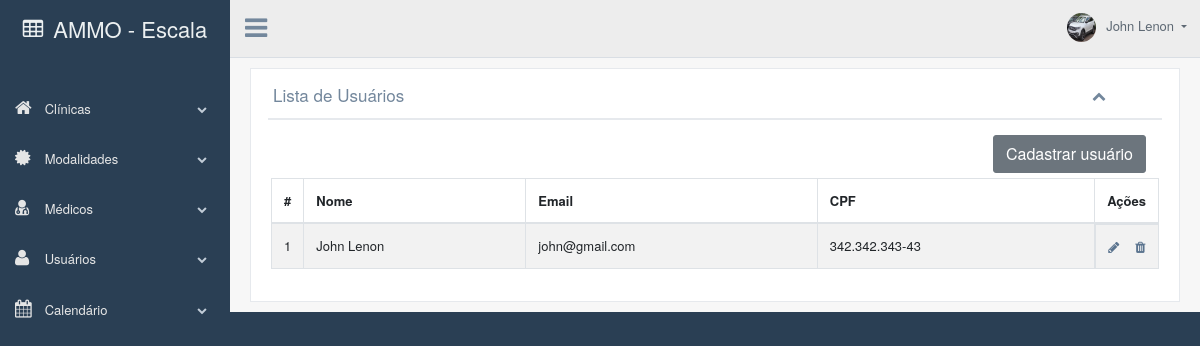
The page /listaUsuarios.php (signed in) on the database its author committed.
### tables this page shows
CREATE TABLE `usuarios` (
  `id` int(11) NOT NULL,
  `nome` varchar(255) NOT NULL,
  `email` varchar(255) NOT NULL,
  `cpf` varchar(14) NOT NULL,
  `senha` varchar(255) NOT NULL,
  `icone_nome` varchar(255) NOT NULL,
  `recuperar_senha` varchar(255) DEFAULT NULL
);

### listaUsuarios.php (the view, shortened to what this page needs)
<!DOCTYPE html>
<html lang="pt-br">
<head>
    <?php include("links.php"); ?>
</head>
<body class="nav-md">
    <div class="container body">
        <div class="main_container">
            <div class="col-md-3 left_col">
                <div class="left_col scroll-view">
                    <?php include("estrutura/barra_lateral.php"); ?>
                </div>
            </div>
            <?php include("estrutura/cabecalho.php"); ?>
            <div class="right_col" role="main">
                <div class="row">
                    <div class="col-md-12 col-sm-12">
                        <div class="x_panel">
                            <div class="x_title">
                                <h2>Lista de Usuários</h2>
                                <ul class="nav navbar-right panel_toolbox">
                                    <li><a class="collapse-link"><i class="fa fa-chevron-up"></i></a>
                                    </li>
                                </ul>
                                <div class="clearfix"></div>
                            </div>
                            <div class="x_content">
                                <div class="d-flex justify-content-end mr-2"><a href="cadastroUsuarios.php" class='btn btn-secondary'>Cadastrar usuário</a></div>
                                <div class="card-box table-responsive">
                                    <table id="datatable-responsive" class="table table-striped table-bordered dt-responsive nowrap compact" cellspacing="0" width="100%">
                                        <thead>
                                            <tr>
                                                <th style="width: 0px;">#</th>
                                                <th>Nome</th>
                                                <th>Email</th>
                                                <th>CPF</th>
                                                <th style="width: 0px;">Ações</th>
                                            </tr>
                                        </thead>
                                        <tbody>
                                            <?php
                                            $usuarios = $mysqli->query("SELECT * FROM usuarios");
                                            $i = 0;
                                            foreach ($usuarios as $usuarios) :
                                            ?>
                                                <tr>
                                                    <td class="align-middle" scope="row"><?php echo ++$i; ?></td>
                                                    <td class="align-middle"><?php echo $usuarios['nome']; ?></td>
                                                    <td class="align-middle"><?php echo $usuarios['email']; ?></td>
                                                    <td class="align-middle"><?php echo $usuarios['cpf']; ?></td>
                                                    <td class="align-middle d-flex justify-content-between">
                                                        <div>
                                                            <a href="editarCadastros.php?usuario=<?php echo $usuarios['id'] ?>" class='fa fa-pencil'></a>
                                                        </div>
                                                        <div>
                                                            <a href="javascript:void(0);" id="<?php echo $usuarios['id'] ?>" onclick="encaminharId(this)" data-toggle="modal" data-target=".bs-example-modal-lg" class='fa fa-trash'></a>
                                                        </div>
                                                    </td>
                                                </tr>
                                            <?php
                                            endforeach;
                                            ?>
                                        </tbody>
                                    </table>
                                </div>
                            </div>
                        </div>
                    </div>
                </div>
            </div>
        </div>
    </div>
</body>
</html>

### rows shown on the page
usuarios: nome "John Lenon", email "john@gmail.com", cpf "342.342.343-43"

### other values the page prints
$_SESSION['nome'] "John Lenon"
